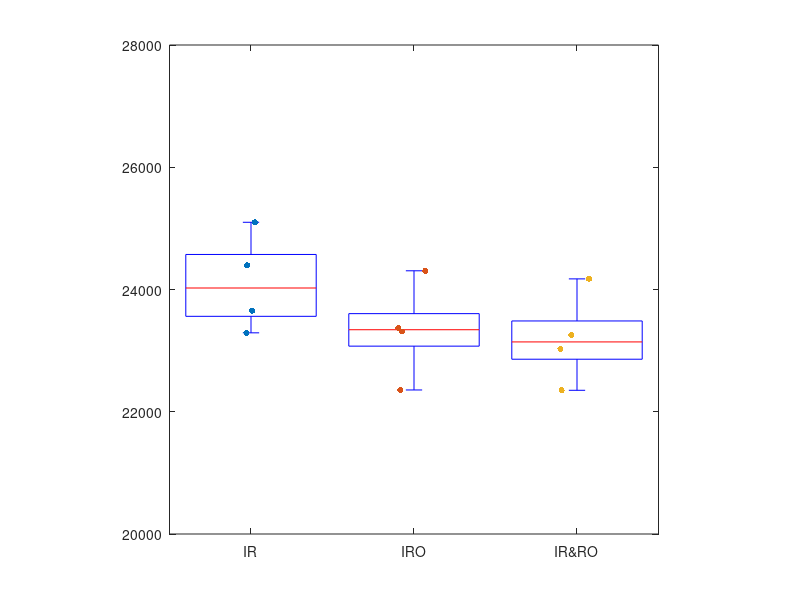
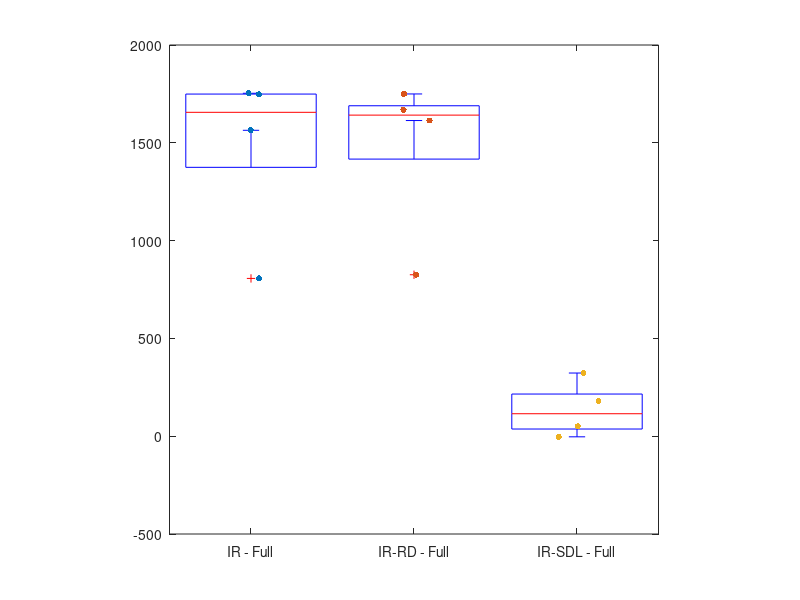
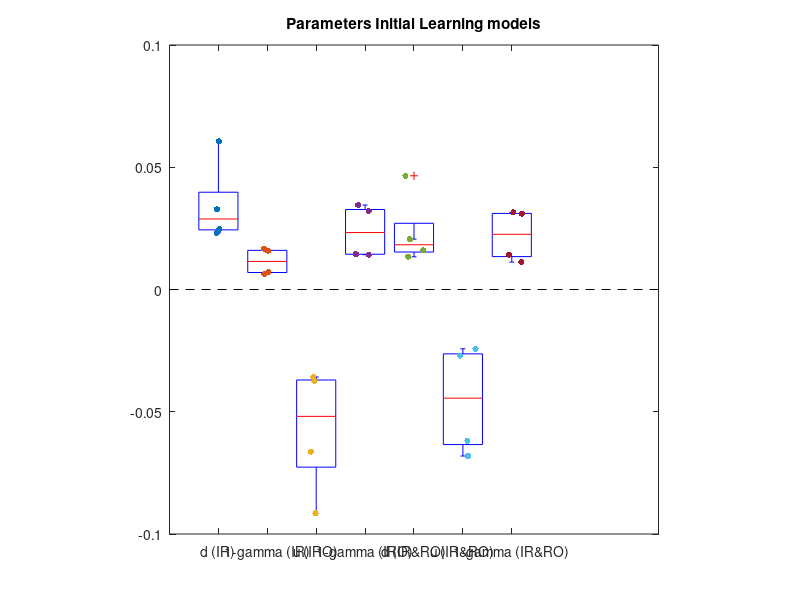
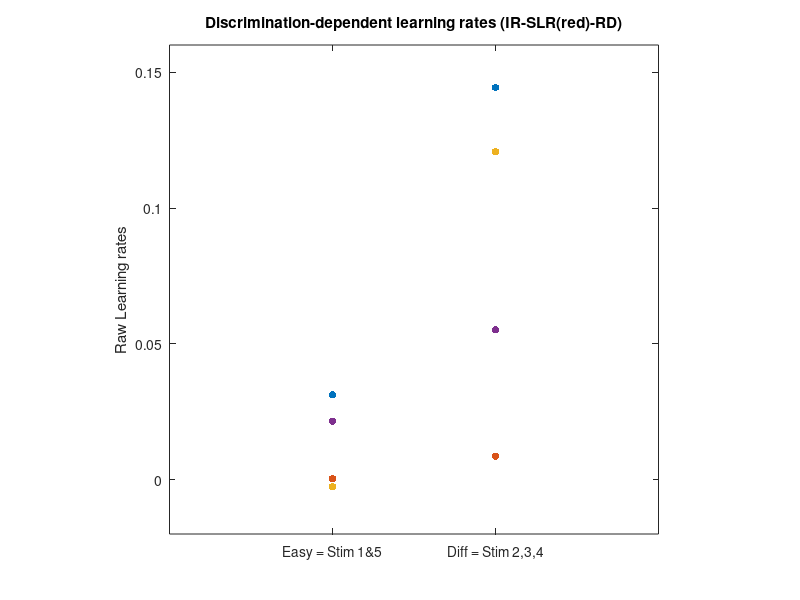

The MATLAB script that drew these images, in order:
%% Model parameters & Model performance
% In this code we plot model fitting performance through BIC comparision
% and additionally we plot diverse set of parameters that result from
% fitting the different SDT-learning models. 

%% Load data (the different parameters fitted from each model and the BICs)
clear all
close all
Dataframe = 2;

if Dataframe == 0
    load ('Long_struct.mat')
    load ('AllFittedParams_BICs_4Rats.mat')
    Dataset = Long_schedule;
    Subjects = 'Rat';
elseif Dataframe ==2
    load ('Pigeon_struct.mat')
    load ('AllFittedParams_BICs_4Pigeons.mat')
    load ('AllFittedParams_BICs_3b_red4Pigeons.mat') % this set of parameters carries the reduced model versions that include the SLR (with only 2LR instead of one per stimulus)
    Dataset = Pigeon_schedule;
    Subjects = 'Pigeon';
end


%% Model comparision
% (a) Basic models (Figure S4.b(Rats) and S6.b(Pigeons))
figure (1)
AllBIC        = [AllBIC_3a,AllBIC_1a,AllBIC_2];
boxplot(AllBIC,'Labels',{'IR','IRO','IR&RO'},'PlotStyle','traditional')
hold on

for jCond = 1:3
    ThisConditionDataPoints = AllBIC(:,jCond);
scatter(jCond*ones(size(ThisConditionDataPoints)).*(1+(rand(size(ThisConditionDataPoints))-0.5)/10),ThisConditionDataPoints,20,'blue','filled')
hold on
end

axis square
if Dataframe  ==0
    ylim([12000,32000])
else
    ylim([20000,28000])
end

% (b) New IR models with learning and steady-state modulations (Figure 5d(Rats) and 6g(Pigeons))
figure (2)

if Dataframe ==0
    AllBIC  = [AllBIC_3a,AllBIC_3a_NUNP,AllBIC_3b,AllBIC_3b_NUNP];
elseif Dataframe ==2
    AllBIC  = [AllBIC_3a,AllBIC_3a_NUNP,AllBIC_3b_red,AllBIC_3b_red_NUNP]; % In pigeon we take the reduced models (the ones used in the paper)
end

RelativeBICs = AllBIC(:,:) - AllBIC(:,4);
boxplot(RelativeBICs(:,1:3),'Labels',{'IR - Full','IR-RD - Full','IR-SDL - Full'},'PlotStyle','traditional')
hold on

for jCond = 1:3
    ThisConditionDataPoints = RelativeBICs(:,jCond);
    scatter(jCond*ones(size(ThisConditionDataPoints)).*(1+(rand(size(ThisConditionDataPoints))-0.5)/10),ThisConditionDataPoints,20,'blue','filled')
    hold on
end

axis square

%% Model parameters
% a) Learning rates and leak terms for initial models IR, IRO and IR&RO
% models (Figure 4b (Rats) & 6f (Pigeons))

addpath('\\uni-mainz.de\dfs\Profiles\Settings\ldelacue\Desktop\code\Project 1 - Schedule to be fitted\Model Fitting')
clear all
Dataframe = 2;
load('StimulusMeans_1crit_sess')

if Dataframe == 0
    load ('AllFittedParams_BICs_4Rats.mat')
elseif Dataframe ==2
    load ('AllFittedParams_BICs_4Pigeons.mat')
end

ParameterstoPlot = [Allw_3a(:,6), 1-Allparam_3a' ,Allw_1a(:,6), 1-Allparam_1a ,Allw_2(:,6), Allw_2(:,7), 1-Allparam_2];
figure;
boxplot(ParameterstoPlot,'Labels',{'d (IR)','1-gamma (IR)','u (IRO)','1-gamma (IRO)','d (IR&RO)','u (IR&RO)','1-gamma (IR&RO)'})
title('Parameters Initial Learning models')
hold on
for jCond = 1:size(ParameterstoPlot,2)
    ThisConditionDataPoints = ParameterstoPlot(:,jCond);
scatter(jCond*ones(size(ThisConditionDataPoints)).*(1+(rand(size(ThisConditionDataPoints))-0.5)/10),ThisConditionDataPoints,20,'blue','filled')
hold on
end
hold on
line([0 10],[0 0],'Color','black','LineStyle','--')
axis square

% b) Learning rates as a function of the Stimulus Means of the best model
% ((Figure 5c (Rats)).

if Dataframe == 0 % Rats
    figure % unscaled version
    for i = 1:size(Allw_3b_NUNP,1)
        plot(Allw_3b_NUNP(i,1:5),Allw_3b_NUNP(i,6:10),'.','MarkerSize',16)
        hold on
    end
    ylabel('Raw Learning rates')
    xlabel('Distance to category boundary (KDB)')
    title('Stimulus-dependent learning rates (IR-SLR-RD)')
    axis square

    figure % scaled version
    for i = 1:size(Allw_3b_NUNP,1)
        ScaledLearnRates = Allw_3b_NUNP(i,6:10)./max(Allw_3b_NUNP(i,6:10));
        plot(Allw_3b_NUNP(i,1:5),ScaledLearnRates,'.','MarkerSize',16)
        hold on
    end
    ylabel('Scaled Learning rates')
    xlabel('Distance to category boundary (KDB)')
    title('Discrimination-dependent-dependent learning rates (IR-SLR-RR)')
    axis square

elseif Dataframe ==2 % Pigeons
    figure % unscaled version
    for i = 1:size(Allw_3b_NUNP,1)
        plot(Allw_3b_red_NUNP(i,6:end),'.','MarkerSize',16)
        hold on
    end
    ylabel('Raw Learning rates')
    title('Discrimination-dependent learning rates (IR-SLR(red)-RD)')
    axis square
    xticks ([1 2]);
    xticklabels({'Easy = Stim 1&5','Diff = Stim 2,3,4' })
    axis([0 3 -0.02 0.16])
end

% c) Plot parameters all model versions that are to be discarded because of negative LR (Figure S4.a & S6.d)

if Dataframe ==0
    load('AllFittedParams_BICs_4Rats.mat')
elseif Dataframe ==2
    load('AllFittedParams_BICs_4Pigeons.mat')
end

% We show the learning rates of the Reward Omission components of all the models
Nr_points = [size(Allw_1a,2)-5 + size(Allw_1b,2)-5 + size(Allw_1a_NUNP,2)-5 + size(Allw_1b_NUNP,2)-5 ...
             + size(Allw_2,2)-6 + size(Allw_2b,2)-10];
xaxis = (1:1:Nr_points);
col   = [1,0,1; 1,0,1; 1,0,1; 1,0,1; 1,0,1; 1,0,1; 1,0,1; 1,0,1; 1,0,1; 1,0,1; 1,0,1; 1,0,1;...
         1,1,0; 1,1,0; 1,1,0; 1,1,0; 1,1,0; 1,1,0];
yaxis = [Allw_1a(:,6), Allw_1b(:,6:10), Allw_1a_NUNP(:,6), Allw_1b_NUNP(:,6:10),...
         Allw_2(:,7) , Allw_2b(:,11:15)] ;

yaxis(5,:) = mean (yaxis,1);

figure;% scatter(xaxis(i),yaxis(:,:),'x');hold on
ax = axes('NextPlot','add','Xlim',[0, length(xaxis)+2],'Ylim',[min(yaxis(:))-0.02, max(yaxis(:))+0.02]);
arrayfun ( @(i) plot(ax,xaxis(i),yaxis(1:4,i),'x','MarkerEdgeColor',col(i,1:3),'MarkerSize',6), [1:length(xaxis)] )
arrayfun ( @(i) plot(ax,xaxis(i),yaxis(5,i),'x','MarkerEdgeColor',col(i,1:3),'MarkerSize',12), [1:length(xaxis)] )
line(ax, [0 length(xaxis)+2],[0 0],'Color','black','LineStyle','--')
hold on
xticks(xaxis);
xticklabels({'IRO \upsilon','IRO-SLR \upsilon1','\upsilon2','\upsilon3','\upsilon4','\upsilon5'...
            ,'IRO-RD \upsilon','IRO-SLR-RD\upsilon1','\upsilon2','\upsilon3','\upsilon4','\upsilon5'...
            ,'IR&RO\upsilon','IR&RO-SLR\upsilon1','\upsilon2','\upsilon3','\upsilon4','\upsilon5'});
title ('Unrewarded-learning parameters ')
